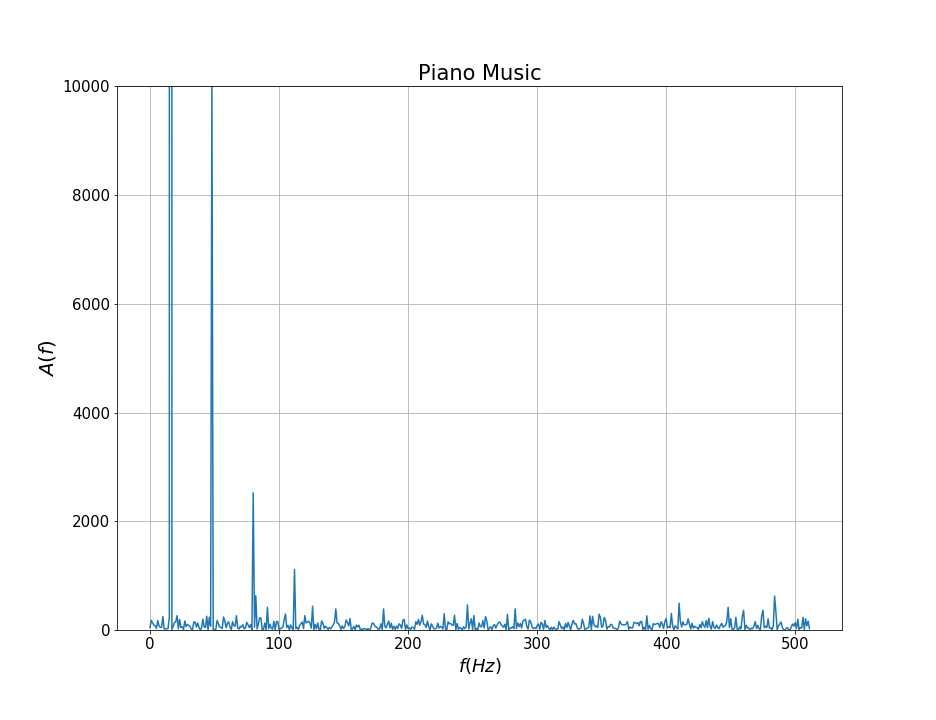

Generate this figure with Python:
#!/usr/bin/env python3
# -*- coding: utf-8 -*-
"""
Created on Thu Feb 28 10:53:23 2019

@author: alankar
"""

import numpy as np
import matplotlib.pyplot as plt

def DFT_slow(x):
    """Compute the discrete Fourier Transform of the 1D array x"""
    x = np.asarray(x, dtype=float)
    N = len(x)
    n = np.arange(N)
    k = n.reshape((N, 1))
    M = np.exp(-2j * np.pi * k * n / N)
    return np.dot(M, x)

def FFT(x):
    #A recursive implementation of the 1D Cooley-Tukey FFT
    x = np.asarray(x, dtype=float)
    N = x.shape[0]
    
    if N % 2 > 0:
        raise ValueError("size of x must be a power of 2")
    elif N <= 32:  # this cutoff should be optimized
        return DFT_slow(x)
    else:
        X_even = FFT(x[::2])
        X_odd = FFT(x[1::2])
        factor = np.exp(-2j * np.pi * np.arange(N//2) / N)
        return np.concatenate([X_even + factor * X_odd,
                               X_even - factor * X_odd])
    
pitch = np.loadtxt('pitch.txt')
pitch_fft_custom = np.abs(FFT(pitch))**2
#pitch_fft_np = np.fft.fft(pitch)**2

plt.figure(figsize=(13,10))
plt.plot(np.arange(0,len(pitch)//2,1),pitch_fft_custom[:len(pitch)//2])
plt.grid()
plt.xlabel(r'$f (Hz)$',size=18)
plt.ylabel(r'$A(f)$',size=20)
plt.title(r'Piano Music', size=21)
plt.tick_params(axis='both', which='major', labelsize=15)
plt.tick_params(axis='both', which='minor', labelsize=12)
plt.ylim(0,10000)
plt.savefig('6.png')
plt.show()


"""
In FFT implementation, at the lowest recursion level we perform N/N_min identical matrix-vector products
"""

"""
def FFT(x):
    #A vectorized, non-recursive version of the Cooley-Tukey FFT
    x = np.asarray(x, dtype=float)
    N = len(x)
    N_min = 32

    if np.log2(N) % 1 > 0:
        raise ValueError("size of x must be a power of 2")

    # N_min here is equivalent to the stopping condition above,
    # and should be a power of 2 and needs to be optimized
    N_min = min(N, N_min)
    
    # Perform an O[N^2] DFT on all length-N_min sub-problems at once (each of size N/N_min)
    n = np.arange(0,N_min,1)
    k = n[:, None]
    M = np.exp(-2j * np.pi * n * k / N_min)
    X = np.dot(M, x.reshape((N_min, -1)))

    # build-up each level of the recursive calculation all at once
    while X.shape[0] < N:
        X_even = X[:, :X.shape[1] / 2]
        X_odd = X[:, X.shape[1] / 2:]
        factor = np.exp(-1j * np.pi * np.arange(X.shape[0])
                        / X.shape[0])[:, None]
        X = np.vstack([X_even + factor * X_odd,
                       X_even - factor * X_odd])

    return np.reshape(X,-1)
"""
